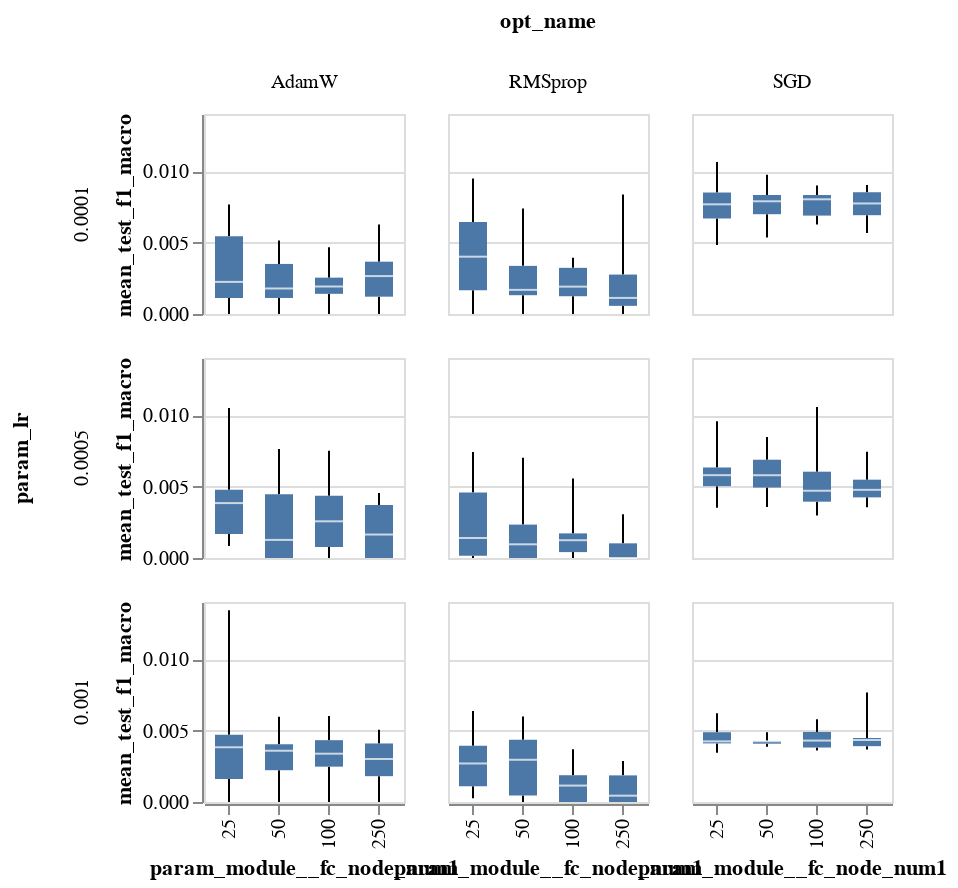

Notebook code for this chart:
### Code cell
alt.Chart(sm_res_df).mark_boxplot(extent='min-max').encode(
    x=alt.X('param_module__fc_node_num1:O'),#title="kernel size 1"),
    y='mean_test_f1_macro:Q',
    #color=alt.Color('param_lr:N',scale=alt.Scale(scheme='tableau10')),
    column='opt_name:N',
    row='param_lr:N',
).interactive(
).properties(
    height=100,
    width=100
)

### Figure 1 — Vega-Lite specification as saved in the notebook (floating-point values rounded to 4 significant figures; data arrays with more than 128 entries replaced by an {"elided": "..."} marker saying what was removed)
{"config": {"view": {"continuousWidth": 400, "continuousHeight": 300}}, "data": {"name": "data-b549f45f709b5de3844150f4087ccd75"}, "mark": {"type": "boxplot", "extent": "min-max"}, "encoding": {"column": {"type": "nominal", "field": "opt_name"}, "row": {"type": "nominal", "field": "param_lr"}, "x": {"type": "ordinal", "field": "param_module__fc_node_num1"}, "y": {"type": "quantitative", "field": "mean_test_f1_macro"}}, "height": 100, "selection": {"selector009": {"type": "interval", "bind": "scales", "encodings": ["x", "y"]}}, "width": 100, "$schema": "https://vega.github.io/schema/vega-lite/v4.8.1.json", "datasets": {"data-b549f45f709b5de3844150f4087ccd75": {"elided": "500 records"}}}
